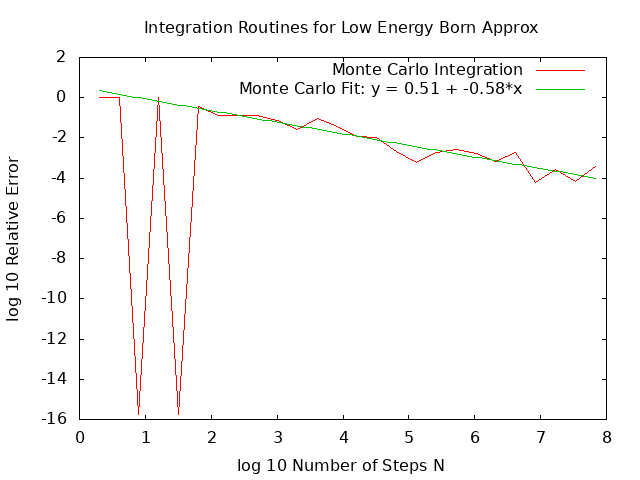

Here is the gnuplot script that generated this plot:
set terminal png
set output "low_energy_sw.png"

set title "Integration Routines for Low Energy Born Approx"
set xlabel "log 10 Number of Steps N"
set ylabel "log 10 Relative Error"

f(x) = a + b*x

fit [2:8] f(x) "low_energy_sw_output.dat" using 1:3 via a,b

plot "low_energy_sw_output.dat" using 1:3 with lines title "Monte Carlo Integration", \
        f(x) title sprintf("Monte Carlo Fit: y = %.2f + %.2f*x", a, b)